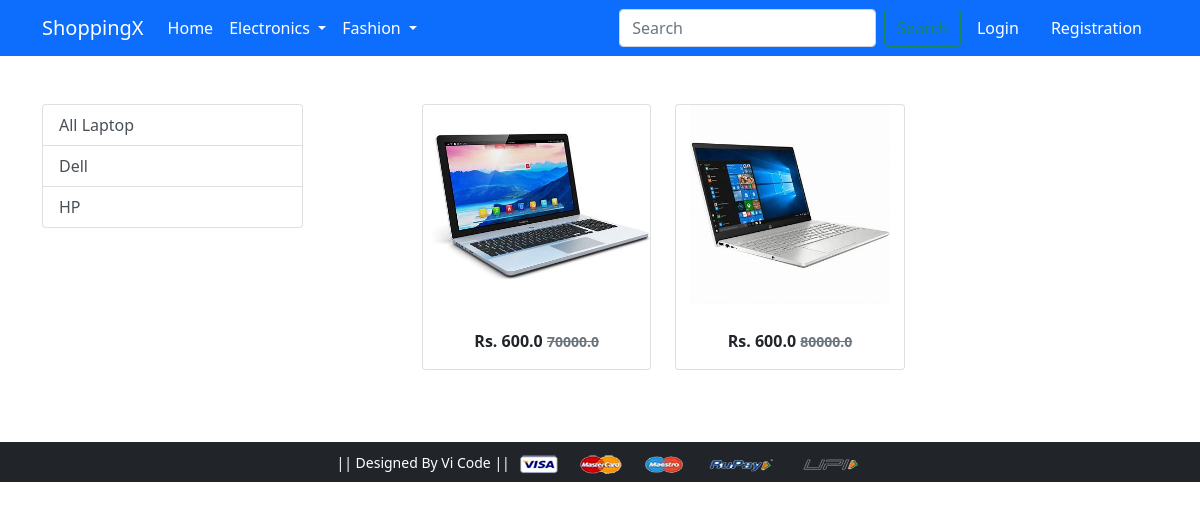
The app's page /laptop/ with its own data.
### app/models.py (models this page shows, shortened)
class Product(models.Model):
    title = models.CharField(max_length=100)
    selling_price = models.FloatField()
    discounted_price = models.FloatField()
    description = models.TextField()
    brand = models.CharField(max_length=100)
    category = models.CharField(choices=CATEGORY_CHOICES, max_length=2)
    product_image = models.ImageField(upload_to='productimg')

### app/views.py (the view)
# urls.py: path('laptop/', views.laptop, name='laptop'),
def laptop(request, data=None):
 if data == None:
  laptops = Product.objects.filter(category='L')
 elif data == 'Dell' or data == 'HP':
  laptops = Product.objects.filter(category='L').filter(brand=data)
 return render(request, 'app/laptop.html',{'laptops':laptops})

### app/templates/app/laptop.html (shortened to what this page needs)
{% extends 'app/base.html' %}
{% load static %}
{% block main-content %}
<div class="container my-5">
  <div class="row">
    <div class="col-12 col-md-3 mb-4">
      <div class="list-group">
        <a href="{% url 'laptop' %}" class="list-group-item list-group-item-action" aria-current="true">All Laptop</a>
        <a href="{% url 'laptopdata' 'Dell' %}" class="list-group-item list-group-item-action" aria-current="true">Dell</a>
        <a href="{% url 'laptopdata' 'HP' %}" class="list-group-item list-group-item-action" aria-current="true">HP</a>
      </div>
    </div>
    <div class="col-12 col-md-8 offset-md-1">
      <div class="row">
        {% for product in laptops %}
        <div class="col-6 col-sm-4 col-md-6 col-lg-4 text-center mb-4">
          <a href="{% url 'product-detail' product.id %}" class="text-decoration-none text-dark">
            <div class="card h-100">
              <img src="{{product.product_image.url}}" class="card-img-top" alt="{{product.tittle}}" style="height: 200px; object-fit: contain;">
              <div class="card-body">
                <p class="card-text fw-bold">
                  Rs. {{product.discounted_price}}
                  <small class="text-decoration-line-through text-muted">{{product.selling_price}}</small>
                </p>
              </div>
            </div>
          </a>
        </div>
        {% endfor %}
      </div>
    </div>
  </div>
</div>
{% endblock main-content %}

### records on screen
Product: product_image (picture), discounted_price "600.0", selling_price "70000.0"
Product: product_image (picture), discounted_price "600.0", selling_price "80000.0"
